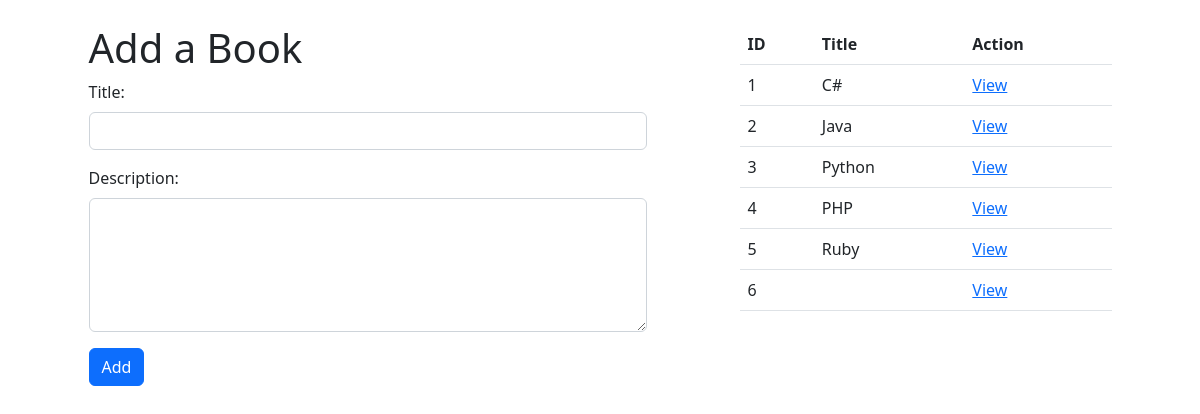
The page / on the database its author committed.
### books_authors_app/models.py (models this page shows)
class Book(models.Model):
    title = models.CharField(max_length=255)
    description = models.TextField()
    created_at = models.DateTimeField(auto_now_add=True)
    updated_at = models.DateTimeField(auto_now=True)

### books_authors_app/views.py (the view)
# urls.py: path('',views.index),
def index(request):
    books = Book.objects.all()
    context = {
        'books':books,
    }
    return render(request,'index.html',context)

### books_authors_app/templates/index.html (shortened to what this page needs)
<!DOCTYPE html>
<html lang="en">
    <head>
        <link
            rel="stylesheet"
            href="https://cdn.jsdelivr.net/npm/bootstrap@5.2.0-beta1/dist/css/bootstrap.min.css"
        />
    </head>
    <body>
        <div class="container d-flex justify-content-around mt-4">
            <form action="/create" method="POST" class="col-6">
                <h1>Add a Book</h1>
                <div class="mb-3">
                    <label for="title" class="form-label">Title:</label>
                    <input type="text" class="form-control" name="title" />
                </div>
                <div class="mb-3">
                    <label for="description" class="form-label">Description:</label>
                    <textarea
                        class="form-control"
                        name="description"
                        rows="5"
                    ></textarea>
                </div>
                <button type="submit" class="btn btn-primary">Add</button>
            </form>
            <div class="col-4">
                <table class="table">
                    <thead>
                        <tr>
                            <th>ID</th>
                            <th>Title</th>
                            <th>Action</th>
                        </tr>
                    </thead>
                    <tbody>
                        {% for book in books %}
                        <tr>
                            <td scope="row">{{book.id}}</td>
                            <td>{{book.title}}</td>
                            <td>
                                <a href="/books/{{book.id}}">View</a>
                            </td>
                        </tr>
                        {% endfor %}
                    </tbody>
                </table>
            </div>
        </div>
    </body>
</html>

### rows shown on the page
Book: id "1", title "C#"
Book: id "2", title "Java"
Book: id "3", title "Python"
Book: id "4", title "PHP"
Book: id "5", title "Ruby"
Book: id "6"
